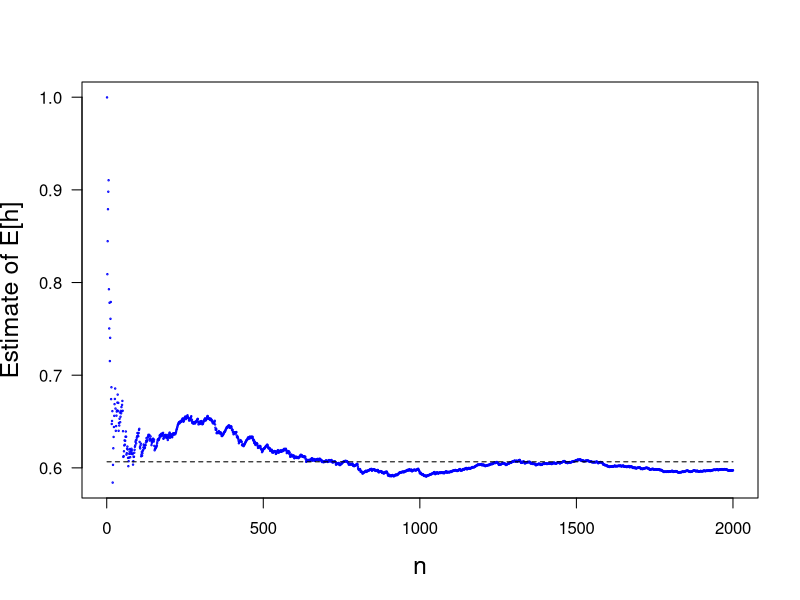

The R source for this figure:
print('file: MonteCarloIntegrationEx1.R')
# classical Monte Carlo integration: example I
h = function(y) {cos(y)}
hf = function(y) {h(y)*dnorm(y)}
Ianalytic = exp(-1/2)   # 0.6065307
out1 = integrate(hf,lower=-Inf,upper=Inf)
Inumeric = out1$value   # 0.6065307
set.seed(1953) # set seed for random number generators
n = 2000; x = rnorm(n)  # random sample from standard normal PDF
estEh = numeric(n)
for(k in 1:n) estEh[k] = mean(h(x[1:k]))
estEh[n]  # 0.6024225
# png('MCclassicalExampleI160812.png',width=16,height=16,units='cm',res=300)
na = seq(1,n)
plot(na,estEh,type='p',lwd=1,col='blue',xlab='n',ylab='Estimate of E[h]',las=1,
     cex=0.2,cex.lab=1.5)
xp=c(1,n); yp = c(Ianalytic,Ianalytic)
lines(xp,yp,col='black',lty=2)
# dev.off()
